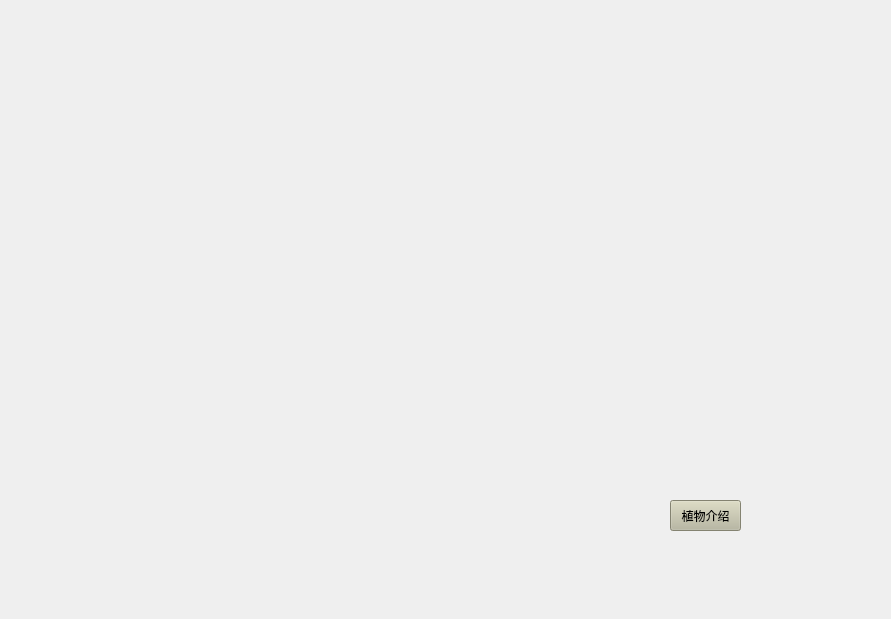
<?xml version="1.0" encoding="UTF-8"?>
<ui version="4.0">
 <class>loginscene</class>
 <widget class="QWidget" name="loginscene">
  <property name="geometry">
   <rect>
    <x>0</x>
    <y>0</y>
    <width>891</width>
    <height>619</height>
   </rect>
  </property>
  <property name="cursor">
   <cursorShape>ArrowCursor</cursorShape>
  </property>
  <property name="windowTitle">
   <string>Form</string>
  </property>
  <property name="autoFillBackground">
   <bool>false</bool>
  </property>
  <widget class="QWidget" name="widget" native="true">
   <property name="geometry">
    <rect>
     <x>20</x>
     <y>10</y>
     <width>901</width>
     <height>601</height>
    </rect>
   </property>
   <property name="styleSheet">
    <string notr="true">background-image :url(:/Picture/Login/MainMenu.png)</string>
   </property>
   <widget class="QWidget" name="widget_2" native="true">
    <property name="geometry">
     <rect>
      <x>480</x>
      <y>90</y>
      <width>331</width>
      <height>141</height>
     </rect>
    </property>
    <property name="styleSheet">
     <string notr="true">background-image :url(:/Picture/Login/Adventure_1.png)</string>
    </property>
    <widget class="QPushButton" name="login1">
     <property name="geometry">
      <rect>
       <x>0</x>
       <y>0</y>
       <width>331</width>
       <height>141</height>
      </rect>
     </property>
     <property name="text">
      <string/>
     </property>
     <property name="flat">
      <bool>true</bool>
     </property>
    </widget>
   </widget>
   <widget class="QPushButton" name="introduce_Plant">
    <property name="geometry">
     <rect>
      <x>650</x>
      <y>490</y>
      <width>71</width>
      <height>31</height>
     </rect>
    </property>
    <property name="autoFillBackground">
     <bool>true</bool>
    </property>
    <property name="styleSheet">
     <string notr="true">background-color: rgb(185, 184, 158);
font: 700 italic 15pt &quot;Segoe UI&quot;;</string>
    </property>
    <property name="text">
     <string>植物介绍</string>
    </property>
   </widget>
  </widget>
 </widget>
 <resources/>
 <connections/>
</ui>
